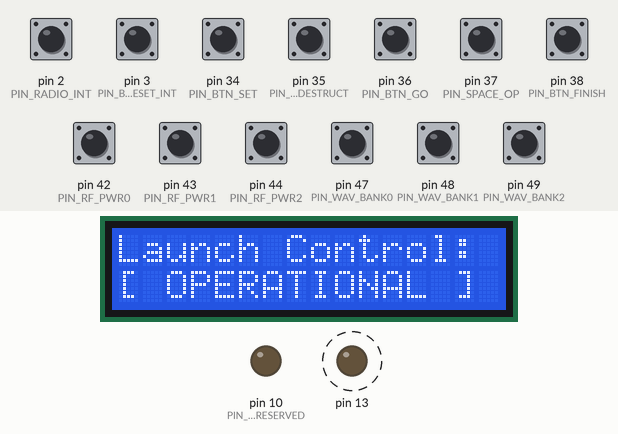
A sketch run on a simulated Arduino Mega 2560, built with avr-gcc and run on an emulated ATmega2560. Parts: 16×2 character LCD, output pins drawn as LEDs (lit = HIGH). Dashed ring = blinking. The test bench sets the inputs (shaded band); at power-on: pin 2 (PIN_RADIO_INT), pin 3 (PIN_BTN_RESET_INT), pin 34 (PIN_BTN_SET), pin 35 (PIN_AUTODESTRUCT), pin 36 (PIN_BTN_GO), pin 37 (PIN_SPACE_OP), pin 38 (PIN_BTN_FINISH), pin 42 (PIN_RF_PWR0), pin 43 (PIN_RF_PWR1), pin 44 (PIN_RF_PWR2), pin 47 (PIN_WAV_BANK0), pin 48 (PIN_WAV_BANK1), pin 49 (PIN_WAV_BANK2) HIGH. Storage starts empty; no radio packets arrive unless stated; the audio player accepts every command and is not drawn; what the sketch prints to the serial monitor is not drawn.

Above: at 1.2 s.
1.3 s: pin 3 (PIN_BTN_RESET_INT) pulled LOW for 0.15 s
At 2.9 s:
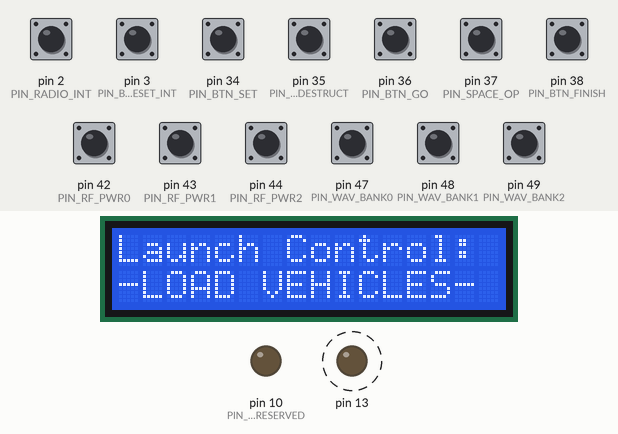
4.4 s: pin 34 (PIN_BTN_SET) pulled LOW for 0.15 s
At 5.7 s:
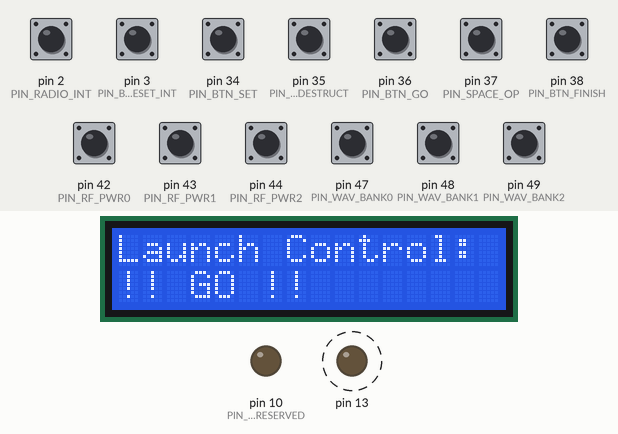
7.5 s: pin 35 (PIN_AUTODESTRUCT) pulled LOW for 0.15 s
At 8.7 s:
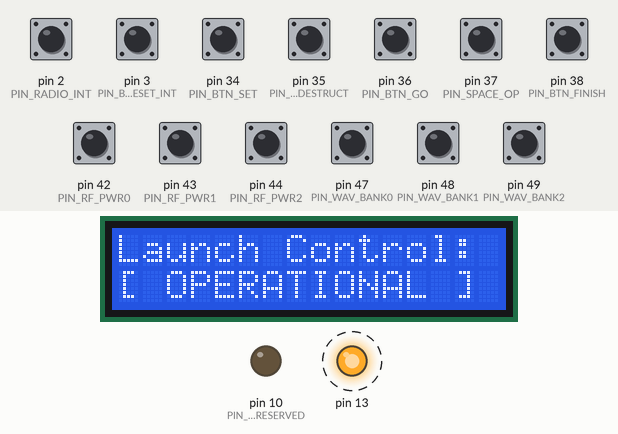
Timing chart, 0 to 17.7 s (numbered marks = the images above; inputs shaded):
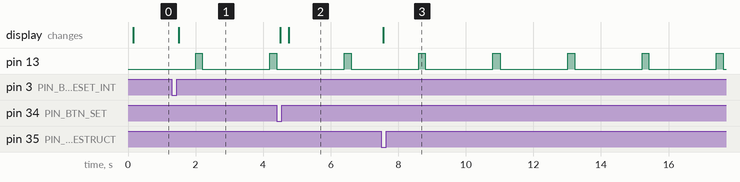

The sketch:

remotecontrol.ino
```cpp
// Leo controls the signal board
// Mega controls the remote b/c we may end up needing a lot of inputs, though an Uno/Leo should work with some pin changes.....
#define IS_REMOTE_CTRL 1
// Listen to the boards:
// cu -l /dev/ttyACM0 -s 115200
// cu -l /dev/ttyACM1 -s 115200

#include <LiquidCrystal.h>
#include <SD.h>
#include <TMRpcm.h>
#include <SPI.h>
#include "nRF24L01.h"
#include "RF24.h" // TMRh20 fork
#include "printf.h"
#include "ExternDefs.h"
#include "Mode3Switch.h"
#include "TriPosTwoPinSwitch.h"
#include "RadioPowerSwitch.h"
//#include "AutoDestruct.h"

#define PIN_RADIO_INT                     2    /* interrupt pins vary by board, 2 ... */
#define PIN_BTN_RESET_INT                 3 // pushed when high /*  ... and 3 are good for Leo and Mega  */
#define PIN_SPEAKER                       5
#define PIN_RADIO_CE                      7
#define PIN_RADIO_CS                      8
#define PIN_RF24_RESERVED                10 // This might be 53 on the mega, SD lib says same, but some ppl say ignore mega instr, use/reserve 10, set HIGH.  (Surely they would have addressed this in the libs by now?!)
#define PIN_SD_CS                        11
#define PIN_LCD_RS                       22
#define PIN_LCD_E                        24
#define PIN_LCD_D4                       26
#define PIN_LCD_D5                       28
#define PIN_LCD_D6                       30
#define PIN_LCD_D7                       32
#define PIN_BTN_SET                      34
#define PIN_BTN_GO                       36
  #define PIN_BTN_FINISH                   38 // not used at presents
  #define PIN_BTN_QUERY_SIGNAL_BOARD_STATE 40 // not used at present
#define PIN_AUTODESTRUCT                 35
#define PIN_SPACE_OP                     37  // if AUTOD and SPACE are both off, we are in Derby mode (middle position)
#define PIN_RF_PWR0                      42 // radio off
                                            // 42+43 use RF24_PA_MIN
#define PIN_RF_PWR1                      43 // use RF24_PA_LOW
                                            // 43+44 use RF24_PA_HIGH
#define PIN_RF_PWR2                      44 // use RF24_PA_MAX
#define PIN_WAV_BANK0                    47
#define PIN_WAV_BANK1                    48
#define PIN_WAV_BANK2                    49
// Buttons 50-52 map to SPI - do not use here (b/c we are using the SPI pins)
// Don's use 53, either.  See PIN_RF24_RESERVED.

#define BTN_DELAY 250

// one for each button:
unsigned long msBtnReset = 0;
unsigned long lastBtnMs = 0;
uint8_t lastBtnPin = 0; // use to prevent re-registering a button press on hold
bool reset_to_ready = false; // set to true by ready btn interrupt

#define HANDLE_TAGS
//#define USE_TIMER2
#define DISABLE_SPEAKER2
#define WAV_ARR_SIZE 18

char *wavarray[WAV_ARR_SIZE] = {
    "NOTFUNCTIONAL.wav",
    "PWRON.wav",
    "RESET.wav",
    "ARMED.wav",
    "LAUNCH.wav",
    "AUTODESTRUCT_INSTRUCT.wav",
    "AUTODESTRUCT_WRONGBTN.wav",
    "AUTODESTRUCT_ENGAGED.wav",
    "AUTODESTRUCT_DISENGAGED.wav",
    "RADIO_PWR.wav",  // DO NOT USE (no file)
    "LOW.wav",
    "OTHERLOW.wav",
    "MED.wav",
    "HI.wav",
    "FULL.wav",
    "BANK0.wav",
    "BANK1.wav",
    "BANK2.wav"
};
TMRpcm tmrpcm;

/* Hardware configuration: Set up nRF24L01 radio on SPI bus plus two pins for CE, CSN (c'tor, below)

My comments:
Board     MOSI          MISO          SCK             SS (slave)  SS (master)
Mega2560  51 or ICSP-4  50 or ICSP-1  52 or ICSP-3    53          -
Leonardo  ICSP-4        ICSP-1        ICSP-3          -           -
*/
RF24 radio(PIN_RADIO_CE, PIN_RADIO_CS);
// Single radio pipe address for the 2 nodes to communicate.
const uint64_t pipe = 0xE8E8F0F0E1LL; // matches value set in race tree

Mode3Switch audioBankSwitch(PIN_WAV_BANK0, PIN_WAV_BANK1, PIN_WAV_BANK2);
TriPosTwoPinSwitch modeSwitch(PIN_AUTODESTRUCT, PIN_SPACE_OP);
uint8_t rppins[3] = { PIN_RF_PWR0, PIN_RF_PWR1, PIN_RF_PWR2 };
RadioPowerSwitch radioPowerSwitch(rppins);

uint8_t wavbank = WAVBANK_UNDEF;
uint8_t mode = MODE_UNDEF;

// TODO: See if we can eliminate these.  The race tree guards against invalid state changes.
volatile uint8_t state = 0; // mode + wavbank + tree state
volatile bool state_updated = false;


LiquidCrystal lcd(PIN_LCD_RS, PIN_LCD_E, PIN_LCD_D4,  PIN_LCD_D5, PIN_LCD_D6, PIN_LCD_D7);
//AutoDestruct ad(lcd, PIN_AUTODESTRUCT, PIN_BTN_SET, PIN_BTN_GO);

void heartbeat();
void initButtonPin(uint8_t p);
void radioFlushHack();
void updateRemoteStateFromSignalBoardState();
void playWav(remote_sounds_type i);

bool changed = false; // shared/misc

void setup() {
  Serial.begin(115200);
  printf_begin();
  msg("---------------------------------------------------------");
  msg("ENTER remote control setup");
  lcd.begin(16, 2);
  lcd.print("Initializing...");
  pinMode(13, OUTPUT);
  pinMode(PIN_RF24_RESERVED, OUTPUT); // see #define PIN_RF24_RESERVED comment
  pinMode(PIN_BTN_RESET_INT, INPUT_PULLUP);
  pinMode(PIN_BTN_SET, INPUT_PULLUP);
  pinMode(PIN_BTN_GO, INPUT_PULLUP);
  pinMode(PIN_BTN_FINISH, INPUT_PULLUP); // not used, but value is checked
  pinMode(PIN_BTN_QUERY_SIGNAL_BOARD_STATE, INPUT_PULLUP);  // not used, but value is checked
  pinMode(PIN_SPACE_OP, INPUT_PULLUP);
  pinMode(PIN_AUTODESTRUCT, INPUT_PULLUP);
  pinMode(PIN_RF_PWR0, INPUT_PULLUP);
  pinMode(PIN_RF_PWR1, INPUT_PULLUP);
  pinMode(PIN_RF_PWR2, INPUT_PULLUP);
  pinMode(PIN_WAV_BANK0, INPUT_PULLUP);
  pinMode(PIN_WAV_BANK1, INPUT_PULLUP);
  pinMode(PIN_WAV_BANK2, INPUT_PULLUP);

  state = STATE_PWRON;

  /***** RF24 radio monitor *****/
  msg("RF24 radio initializing.....");

  radio.begin();
  radio.enableAckPayload(); // the signal board will send back the current state on query
  radio.openWritingPipe(pipe);
  radio.printDetails();

  tmrpcm.speakerPin = PIN_SPEAKER;
  if (!SD.begin(PIN_SD_CS)) {  // see if the card is present and can be initialized:
    msg("SD fail");
  } else {
    msg("SD OK");
    tmrpcm.setVolume(6); // 7 (max) sounds terrible
  }

  attachInterrupt(digitalPinToInterrupt(PIN_RADIO_INT), radioInterrupt, FALLING);
  attachInterrupt(digitalPinToInterrupt(PIN_BTN_RESET_INT), btnResetToReady, RISING);

  checkRadioPowerSwitch(true);

  msg("EXIT remote control setup");
}

uint8_t userstate = STATE_UNDEF; //var only used in loop, is here just to prevent it from being removed/re-added to the stack each cycle
void loop() {
  heartbeat();

  bool changed =  audioBankSwitch.checkSwitch(wavbank);
       changed |= modeSwitch.checkSwitch(mode); // AD, space, pinewood
  if (changed) {
    userstate = STATE_PWRON;
    state_updated = true;
  } else if (STATE_PWRON == state) {  // from setup
    state_updated = true;
  } else if (reset_to_ready) {  // reset button pressed (via interrupt)
    userstate = STATE_READY;
    state_updated = true;
    reset_to_ready = false;
  } else if (isButtonPressed(PIN_BTN_SET)) {
    userstate = STATE_SET;
    state_updated = true;
  } else if (isButtonPressed(PIN_BTN_GO)) {
    userstate = STATE_GO;
    state_updated = true;
  } else if (isButtonPressed(PIN_BTN_FINISH)) {
    userstate = STATE_FINISH;
    state_updated = true;
  } else {
    checkRadioPowerSwitch();
  }

  if (state_updated) {
    toWavBank(wavbank);
    toMode(mode);
    userstate = wavbank | mode | userstate;
    transmitState(userstate);
    setState(userstate);
    state_updated = false;
    msg("state updated");
  }
}


//TODO: 1/31/2016: TEST ME - rewrote the radio code below/in RadioPowerSwitch, just need to remove this comment and test
// Radio power
void checkRadioPowerSwitch(bool inSetup) {
  rf24_pa_dbm_e power;
  if (radioPowerSwitch.checkSwitch(power)) {
    radio.setPALevel(power);
    if (!inSetup) {
      switch (power) {
        case RF24_PA_MIN:
          playWav(WAV_LOW);
          break;
        case RF24_PA_LOW:
          playWav(WAV_MED);
          break;
        case RF24_PA_HIGH:
          playWav(WAV_HI);
          break;
        case RF24_PA_MAX:
          playWav(WAV_FULL);
          break;
      }
      radio.printDetails();
    }
  }
}
void checkRadioPowerSwitch() { checkRadioPowerSwitch(false); }

void msg(const char * m) {
  printf("%s\r\n", m);
}

void playWav(remote_sounds_type i) {
  printf("%s\r\n", wavarray[i]);
  noInterrupts();
  tmrpcm.play(wavarray[i]);
  while (tmrpcm.isPlaying());
  interrupts();
}

void playState(uint8_t s) {
  uint8_t ss = s & STATE_MASK;
  switch (ss) {
    case STATE_PWRON:
      playWav(WAV_PWRON);
      break;
    case STATE_READY:
      playWav(WAV_RESET);
      break;
    case STATE_SET:
      playWav(WAV_ARMED);
      break;
    case STATE_GO:
      playWav(WAV_LAUNCH);
      break;
    default:
//    case STATE_PRE_GO_1,
//    case STATE_PRE_GO_2,
//    case STATE_PRE_GO_3,
//    case STATE_FINISH,
//    case QUERY_STATE
//    case STATE_UNDEF
      break;
  }
}

void radioInterrupt() {
//  msg("ENTER radioInterrupt()");
  bool tx_ok, tx_fail, rx_ready;
  radio.whatHappened(tx_ok, tx_fail, rx_ready);
  printf("tx_ok/tx_fail/rx_ready=%i/%i/%i\r\n", tx_ok, tx_fail, rx_ready);

  if (tx_ok) {
//    msg("Radio int: tx_ok");
  }

  if (tx_fail) {
//    msg("Radio int: tx_fail");
  }

  // Transmitter can power down for now, because the transmission is done.
  if (tx_ok || tx_fail) { // && ( role == role_sender ) )
    radio.powerDown();
  }

  if (rx_ready) { // || radio.available()) {
//    msg("Radio int: rx_ready");

//    // Get this payload and dump it
    uint8_t ackstate;
    radio.read(&ackstate, sizeof(ackstate));
    printf("Received ack state = %s\r\n", int2bin(ackstate));
  }

//  msg("EXIT radioInterrupt()");
}

void transmitState(uint8_t s) {
  printf("Sending state: %s\r\n", int2bin(s));

  radio.startWrite(&s, sizeof(s), false /* multicast */); // 11/18/2016: added 3rd arg, new with rf24 v1.7
  radioFlushHack();
  noInterrupts(); // per txStandBy API note
  radio.txStandBy();
  interrupts();
}

void radioFlushHack() {
  // HACK: Two consecutive calls to stopListening force tx and rx buffers to flush.
  //       This fixes the problem where the receiver was receiving packets several iterations old.
  // Also note the author's comment in RF24::write():
  delay(50);
  radio.stopListening();
  radio.startListening();
  radio.stopListening();
  /*
    void RF24::stopListening(void)
    {
      ce(LOW);
      flush_tx();
      flush_rx();
    }
   */
}

void printBadStateChange(uint8_t oldstate, uint8_t newstate) {
  printf("Invalid state change request. Old=%s; New=%s\r\n", int2bin(oldstate), int2bin(newstate));
}

void setState(uint8_t newstate) {
  printf("Current state=%s; Requested state=%s\r\n", int2bin(state), int2bin(newstate)); // these 2 values match in serial stream, even when they shouldn't.  Code behaves as expected, though.  ???
  if (state == newstate && !(STATE_READY & (state & STATE_MASK))) {
    msg("setState: nothing to do!");
    return;
  }
  bool updateState = true;

  uint8_t treestate = newstate & STATE_MASK;
  switch (treestate) {

    case STATE_PWRON:
      msg("STATE_PWRON");
      lcd.setCursor(0,0); // col, row
      lcd.print("Launch Control: ");
      lcd.setCursor(0,1);
      lcd.print("[ OPERATIONAL ] ");
      break;

    case STATE_READY:
      // No validation check - *always* go to ready-state when requested
      msg("case STATE_READY");
      lcd.clear();
      lcd.print("Launch Control:");
      lcd.setCursor(0,1);
      lcd.print("-LOAD VEHICLES-");
      break;

    case STATE_SET:
      msg("STATE_SET");
      if (STATE_READY != (state & STATE_MASK)) {
        printBadStateChange(state, newstate);
        updateState = false;
        break;
      }
      lcd.clear();
      lcd.print("Launch Control:");
      lcd.setCursor(0,1);
      lcd.print("**** ARMED ****");
      break;

    case STATE_GO:
      msg("STATE_GO");
      // Note: We test state after each LED in case the Ready/Reset interrupt
      if (STATE_SET != (state & STATE_MASK)) {
        printBadStateChange(state, newstate);
        updateState = false;
        break;
      }
      lcd.clear();
      lcd.print("Launch Control:");
      lcd.setCursor(0,1);
      lcd.print("!! GO !!");
      break;

    case STATE_FINISH:
      msg("STATE_FINISH");
      if (STATE_GO != (state & STATE_MASK)) {
        printBadStateChange(state, newstate);
        updateState = false;
        break;
      }
      break;

    default:
      // Unknown state
      msg("!! UNKNOWN STATE !!");
      lcd.clear();
      lcd.print("SYSTEM FAULT!");
      lcd.setCursor(0,1);
      lcd.print(int2bin(treestate));
      state = STATE_UNDEF;
      break;
  }

  if (updateState) {
    state = newstate;
    printf("New current state=%s\r\n", int2bin(state));
    playState(state);
  }
}

/*
'Ready' button is pressed.
This resets the track to zeros, and lights the READY LED.
This function stands alone becuase it is called via interrupt
*/
void btnResetToReady() {
  if (isButtonPressed(PIN_BTN_RESET_INT)) {
    reset_to_ready = true; // handled in loop()
  }
}

/*
 * PIN_BTN_RESET_INT fires via interrupt, so if we see it here, we already know
 * it was pressed.  This code is still needed for debounce handling.
 * PIN_BTN_GO is wired to an always closed switch, so we just hard-coded the
 * exception to the rule here vs. a more elegant solution.
 */
bool isButtonPressed(uint8_t pin) {
  bool result = false;
  if (   PIN_BTN_RESET_INT == pin
      || ((PIN_BTN_GO == pin) ? HIGH : LOW) == digitalRead(pin)) {
  unsigned long t = millis();
   // register as pressed only if rebounce delay is exceeded
  if (   (t - lastBtnMs > BTN_DELAY * 5)
      || (t - lastBtnMs > BTN_DELAY && pin != lastBtnPin)
     ) {
      result = true;
      lastBtnMs = t;
      lastBtnPin = pin;
      printf("Button press on pin %i\r\n", pin);
    }
  }
  return result;
}

unsigned long previousMillis = 0;
const unsigned long intervalLow = 2000;
const unsigned long intervalHigh = 200;
unsigned long interval = intervalLow;
int ledState = LOW;
void heartbeat() {
  unsigned long currentMillis = millis();
  if (currentMillis - previousMillis >= interval) {
    previousMillis = currentMillis;

    if (ledState == LOW) {
      ledState = HIGH;
      interval = intervalHigh;
    } else {
      ledState = LOW;
      interval = intervalLow;
    }

    digitalWrite(13, ledState);
  }
}
```

ExternDefs.h
```cpp
#ifndef EXTERNDEFS_H
#define EXTERNDEFS_H

/*
 * Packing three types of info together for radio transmission purposes.
 * Use the get functions below to access them individually.
 *
 * |128|64|32|16|8|4|2|1|
 * |______|_____|_______|
 *     |     |      |
 *     |     |      +-- STATE_xxx
 *     |     |
 *     |     +-- MODE_UNK, MODE_SPACE, MODE_PWD, MODE_AUTODESTRUCT
 *     |
 *     +-- WAV_BANK_0, _1, _2
 *
 * STATE_xxx values are also used as array indices into the wav array,
 * so keep undef=0, and use 1..n for wavs
 *
 */
// Race tree states: STATE_xxx
#define STATE_MASK     B00001111
#define STATE_UNDEF    B00000000
#define STATE_PWRON    B00000001
#define STATE_READY    B00000010
#define STATE_SET      B00000011
#define STATE_PRE_GO_1 B00000100
#define STATE_PRE_GO_2 B00000101
#define STATE_PRE_GO_3 B00000110
#define STATE_GO       B00000111
#define STATE_FINISH   B00001000
#define QUERY_STATE    B00001001 // pseudo-state remote sends to query sigboard of its current state (not actively used/may need work to support)

// Modes correspond to the 3-position turnkey switch: MODE_xxx
#define MODE_MASK      B00110000
#define MODE_UNDEF     B00000000
#define MODE_SPACE     B00010000
#define MODE_PWD       B00100000
#define MODE_AUTODEST  B00110000

// Wav banks correspond to the 3-position guitar pickup switch: WAVBANK_xxx
#define WAVBANK_MASK   B11000000
#define WAVBANK_UNDEF  B00000000
#define WAVBANK_0      B01000000
#define WAVBANK_1      B10000000
#define WAVBANK_2      B11000000

uint8_t getTreeState(uint8_t x)
{
  return (x & B00001111);
}

void toMode(uint8_t & x)
{
  switch (x) {
    case 0:
    x = MODE_AUTODEST;
    break;
    case 1:
    x = MODE_PWD;
    break;
    case 2:
    x = MODE_SPACE;
    break;
  }
}

// Return a int 1-3 given WAVBANK_xxx constant
// TODO: Decide if we want to return 0-2 or 1-3 (latter ignoring undef value)
uint8_t getWavBank(uint8_t x)
{
  return ((x & B11000000) >> 6);
}

void toWavBank(uint8_t & x)
{
  switch (x) {
    case 0:
    x = WAVBANK_0;
    break;
    case 1:
    x = WAVBANK_1;
    break;
    case 2:
    x = WAVBANK_2;
    break;
  }
}

char * int2bin(uint8_t x)
{
  static char buffer[9];
  for (int i=0; i<8; i++) buffer[7-i] = '0' + ((x & (1 << i)) > 0);
  buffer[8] ='\0';
  return buffer;
}

#ifdef IS_REMOTE_CTRL
// Note these must match the order in wavarray[][]
typedef enum {
    WAV_NOTFUNCTIONAL,
    WAV_PWRON,
    WAV_RESET,
    WAV_ARMED,
    WAV_LAUNCH,
    WAV_AUTODESTRUCT_INSTRUCT,
    WAV_AUTODESTRUCT_WRONGBTN,
    WAV_AUTODESTRUCT_ENGAGED,
    WAV_AUTODESTRUCT_DISENGAGED,
    WAV_RADIO_PWR,
    WAV_LOW,
    WAV_OTHERLOW,
    WAV_MED,
    WAV_HI,
    WAV_FULL,
    // HACK: We're sending these wavbank values to the signal board.  Make sure they stay high, above the STATE_ constants.
    WAV_BANK0,
    WAV_BANK1,
    WAV_BANK2
    // update WAV_ARR_SIZE if entries are added/removed
} remote_sounds_type;
#endif

#endif EXTERNDEFS_H
```

Mode3Switch.cpp
```cpp
#include "Mode3Switch.h"

Mode3Switch::Mode3Switch(uint8_t p0, uint8_t p1, uint8_t p2) :
  _p0(p0), _p1(p1), _p2(p2) { }

/* return true if setting changed */
bool Mode3Switch::checkSwitch(uint8_t & pos) {
  bool changed = false;
  if (LOW == digitalRead(_p0)) {
		pos = 0;
	} else if (LOW == digitalRead(_p1)) {
    pos = 1;
  } else if (LOW == digitalRead(_p2)) {
    pos = 2;
  }

	if (-1 < pos && _pos != pos) {
	   _pos = pos;
     changed = true;
	}

	return changed;
}
```

Mode3Switch.h
```cpp
#ifndef Mode3Switch_h
#define Mode3Switch_h

#include <Arduino.h>

class Mode3Switch {
public:

	Mode3Switch(uint8_t p0, uint8_t p1, uint8_t p2);

  bool checkSwitch(uint8_t & pos);

private:
	uint8_t _pos = 0;
	uint8_t _p0;
  uint8_t _p1;
  uint8_t _p2;
};

#endif
```

RadioPowerSwitch.h
```cpp
#ifndef RadioPowerSwitch_h
#define RadioPowerSwitch_h

#include <Arduino.h>
#include <RF24.h>

class RadioPowerSwitch {
public:

	RadioPowerSwitch(uint8_t pin[3]);

  bool checkSwitch(rf24_pa_dbm_e & power);

private:
	rf24_pa_dbm_e _last = RF24_PA_LOW;
	uint8_t _pin[3];

  uint8_t getSwitchPosition();
};

#endif
```

Source omitted: RadioPowerSwitch.cpp (1191 bytes), printf.h (656 bytes), TriPosTwoPinSwitch.cpp (561 bytes), TriPosTwoPinSwitch.h (329 bytes)

Measured:
- after the input at 1.3 s, the display: changes after 0.21 s (image 1)
- after the input at 4.4 s, the display: first changes after 0.11 s (image 2 shows a later state)
- after the input at 7.5 s, the display: changes after 0.06 s (image 3)
- by itself, pin 13: alternates HIGH for 0.20 s and LOW for 2.0 s
